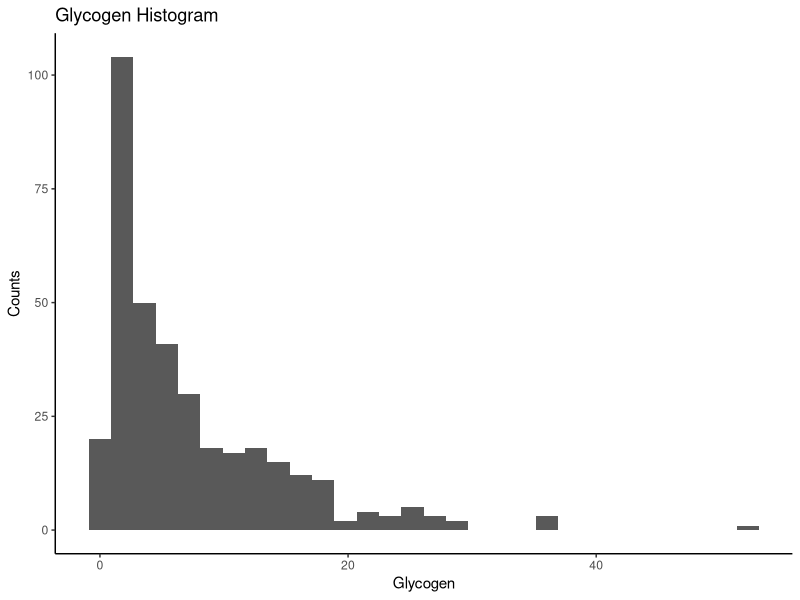
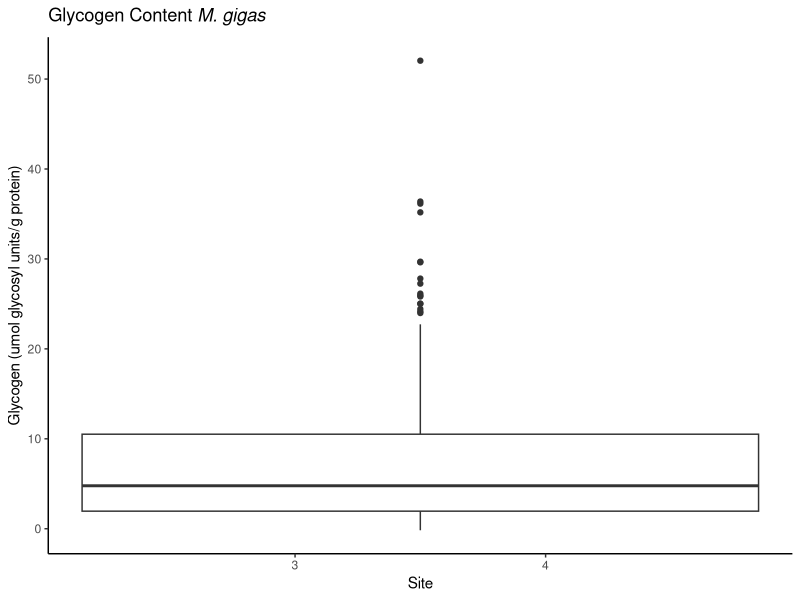
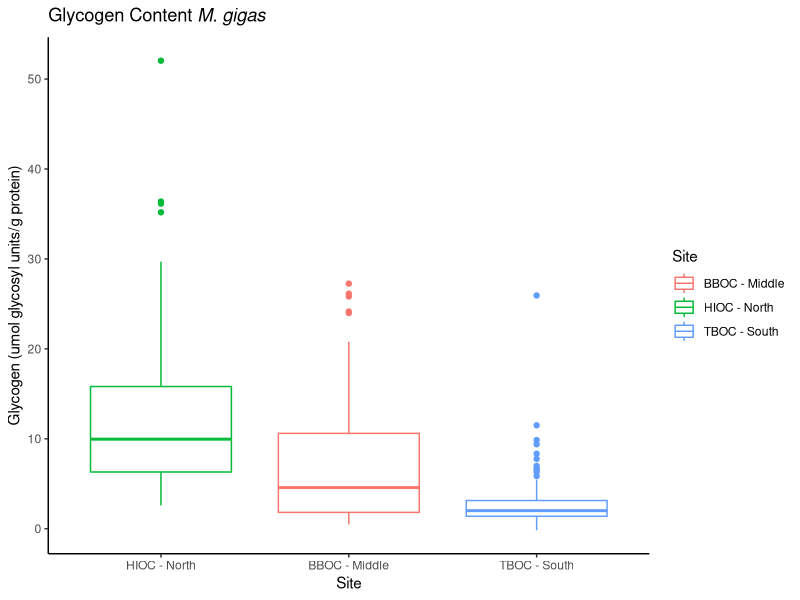
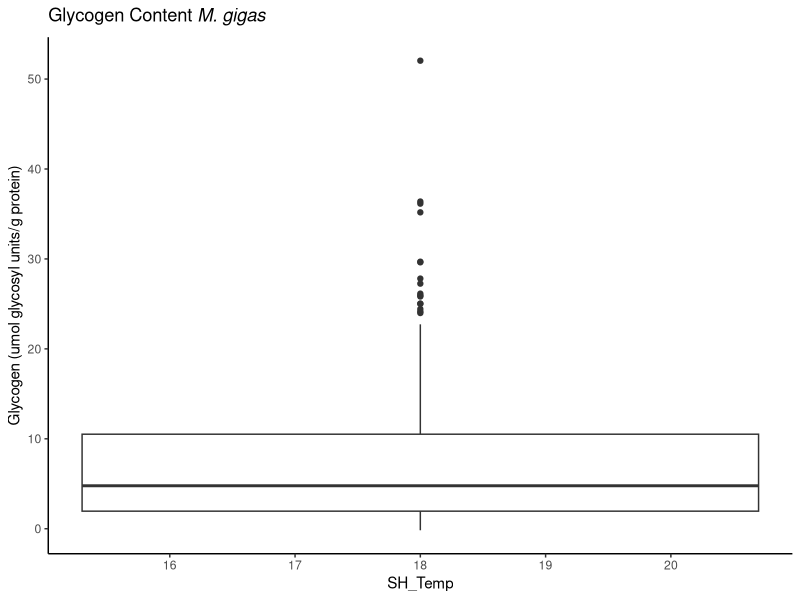
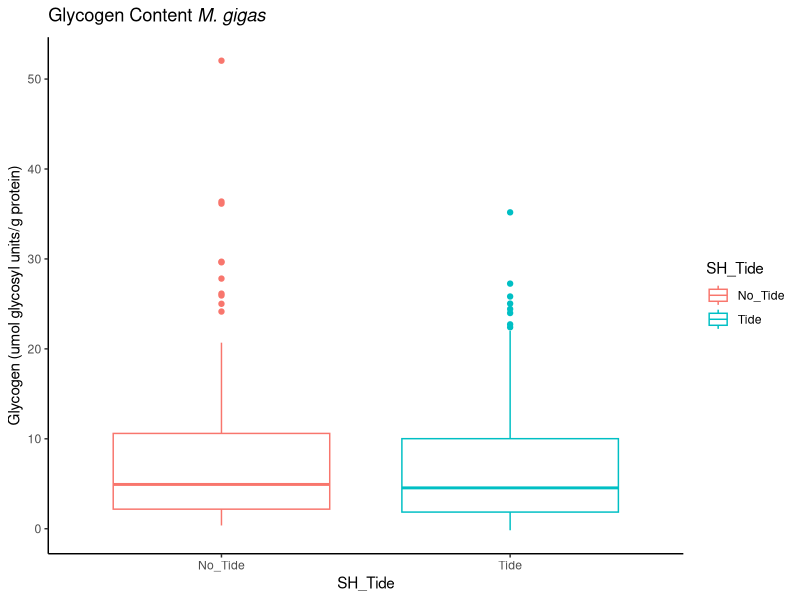
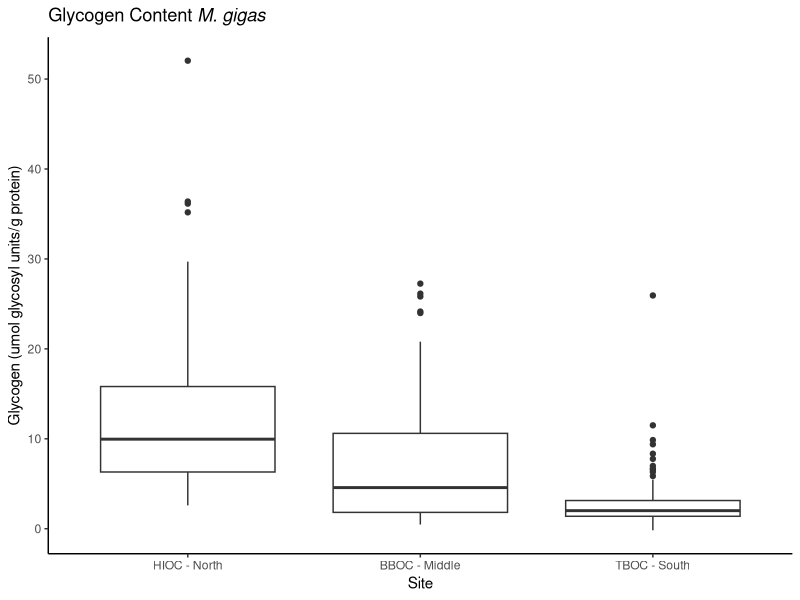
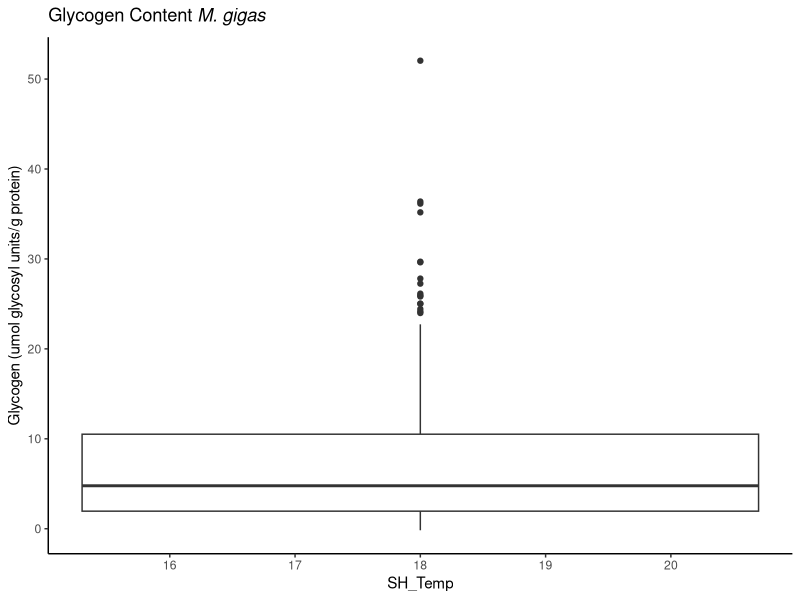
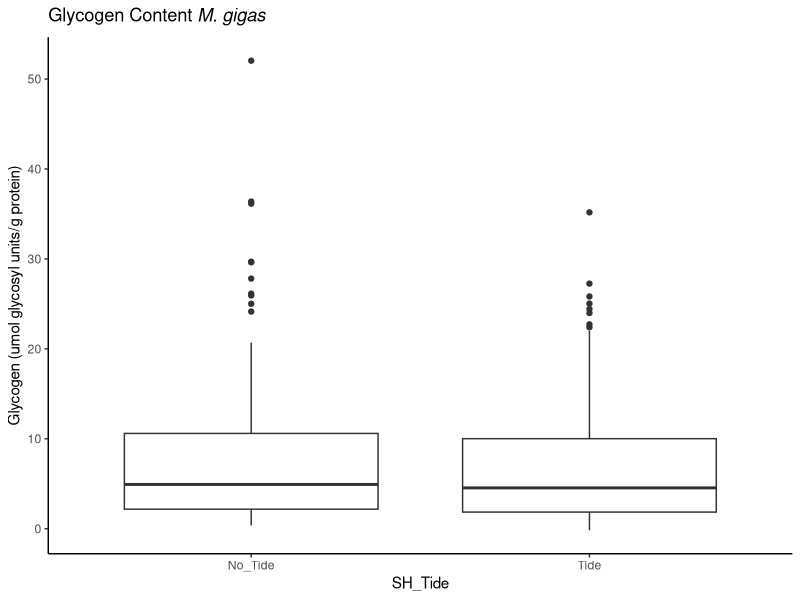

These figures' R source, in order: (Note: this script raises an error after producing the figures.)
########## 2022 Glucose & Glycogen ==============

### load libraries
library(tidyverse)

Gly <- read_csv("data/Glycogen/2022/Glycogen2022.csv")
glimpse(Gly)
summary(Gly)
tail(Gly)
View(Gly)

#### Omit NAs=========

#### now remove NAs from data sheet
colSums(is.na(Gly)) ## Glycogen content: 1

## omit Notes column which is all NAs / info
Gly2 <- Gly %>% 
  filter(!is.na(Glycogen)) # omit the 1 NA in Glycogen
colSums(is.na(Gly2)) ## All NAs under Glycogen


### Change data type
Gly$Sampling <- as.character(Gly$Sampling) ## make Sampling a character
is.character(Gly$Sampling) ## True

Gly$SH_Temp <- as.character(Gly$SH_Temp) ## make Sampling a character
is.character(Gly$SH_Temp) ## True




#histogram of all glycogen
ggplot(Gly2, aes(Glycogen)) +
  geom_histogram() +
  theme_classic() +
  scale_fill_brewer(palette = "RdYlBu", direction = -1) +
  labs(title = "Glycogen Histogram",
       x = "Glycogen",
       y = "Counts")

HighGly <- filter(Gly2, Glycogen > 20)
nrow(HighGly) #23

#### Figures, Mean, SD, SE =====

#### No Grouping ====


AllStats <- Gly2 %>%
  summarize(
    MeanGly = mean(Glycogen),
    SD_Gly = sd(Glycogen),
    SE_Gly = SD_Gly/sqrt(n()))

AllStats

#### By Sampling ====

Sampling.Stats <- Gly2 %>%
  group_by(Sampling) %>% 
  summarize(
    MeanGly = mean(Glycogen),
    SD_Gly = sd(Glycogen),
    SE_Gly = SD_Gly/sqrt(n()))

Sampling.Stats

## plot
Plot.SamplingStats <- ggplot(Gly2, aes(x = Sampling, y = Glycogen, color = Sampling)) +
  geom_boxplot() +
  theme_classic() +
  #scale_fill_manual(values=c("#4575B4", "#FDAE61")) +
  labs(title=expression(paste("Glycogen Content ", italic("M. gigas"))), 
       x = "Site", 
       y = "Glycogen (umol glycosyl units/g protein)")

Plot.SamplingStats

#### By Site ====

Site.Stats <- Gly2 %>%
  group_by(Site) %>% 
  summarize(
    MeanGly = mean(Glycogen),
    SD_Gly = sd(Glycogen),
    SE_Gly = SD_Gly/sqrt(n()))

Site.Stats

## plot

Plot.Site <- ggplot(Gly2, aes(x = factor(Site, c("HIOC - North", "BBOC - Middle", "TBOC - South")), y = Glycogen, color = Site)) +
  geom_boxplot() +
  theme_classic() +
  #scale_fill_manual(values=c("#4575B4", "#FDAE61")) +
  labs(title=expression(paste("Glycogen Content ", italic("M. gigas"))), 
       x = "Site", 
       y = "Glycogen (umol glycosyl units/g protein)")

Plot.Site

#### By SH_Temp ====

SH_Temp.Stats <- Gly2 %>%
  group_by(SH_Temp) %>% 
  summarize(
    MeanGly = mean(Glycogen),
    SD_Gly = sd(Glycogen),
    SE_Gly = SD_Gly/sqrt(n()))

SH_Temp.Stats

## plot

Plot.SH_Temp <- ggplot(Gly2, aes(x = SH_Temp, y = Glycogen, color = SH_Temp)) +
  geom_boxplot() +
  theme_classic() +
  #scale_fill_manual(values=c("#4575B4", "#FDAE61")) +
  labs(title=expression(paste("Glycogen Content ", italic("M. gigas"))), 
       x = "SH_Temp", 
       y = "Glycogen (umol glycosyl units/g protein)")

Plot.SH_Temp


#### By SH_Tide ====

SH_Tide.Stats <- Gly2 %>%
  group_by(SH_Tide) %>% 
  summarize(
    MeanGly = mean(Glycogen),
    SD_Gly = sd(Glycogen),
    SE_Gly = SD_Gly/sqrt(n()))

SH_Tide.Stats

## plot

Plot.SH_Tide <- ggplot(Gly2, aes(x = SH_Tide, y = Glycogen, color = SH_Tide)) +
  geom_boxplot() +
  theme_classic() +
  #scale_fill_manual(values=c("#4575B4", "#FDAE61")) +
  labs(title=expression(paste("Glycogen Content ", italic("M. gigas"))), 
       x = "SH_Tide", 
       y = "Glycogen (umol glycosyl units/g protein)")

Plot.SH_Tide

#### By Sampling, Site ====

Sampling_Site.Stats <- Gly2 %>%
  group_by(Sampling, Site) %>% 
  summarize(
    MeanGly = mean(Glycogen),
    SD_Gly = sd(Glycogen),
    SE_Gly = SD_Gly/sqrt(n()))

Sampling_Site.Stats

## plot

Plot.Sampling_Site <- ggplot(Gly2, aes(x = factor(Site, c("HIOC - North", "BBOC - Middle", "TBOC - South")), y = Glycogen, color = Sampling)) +
  geom_boxplot() +
  theme_classic() +
  #scale_fill_manual(values=c("#4575B4", "#FDAE61")) +
  labs(title=expression(paste("Glycogen Content ", italic("M. gigas"))), 
       x = "Site", 
       y = "Glycogen (umol glycosyl units/g protein)")

Plot.Sampling_Site

#### By Sampling, SH_Temp ====

Sampling_Temp.Stats <- Gly2 %>%
  group_by(Sampling, SH_Temp) %>% 
  summarize(
    MeanGly = mean(Glycogen),
    SD_Gly = sd(Glycogen),
    SE_Gly = SD_Gly/sqrt(n()))

Sampling_Temp.Stats

## plot

Plot.Sampling_Temp <- ggplot(Gly2, aes(x = SH_Temp, y = Glycogen, color = Sampling)) +
  geom_boxplot() +
  theme_classic() +
  #scale_fill_manual(values=c("#4575B4", "#FDAE61")) +
  labs(title=expression(paste("Glycogen Content ", italic("M. gigas"))), 
       x = "SH_Temp", 
       y = "Glycogen (umol glycosyl units/g protein)")

Plot.Sampling_Temp


#### By Sampling, SH_Tide ====

Sampling_Tide.Stats <- Gly2 %>%
  group_by(Sampling, SH_Tide) %>% 
  summarize(
    MeanGly = mean(Glycogen),
    SD_Gly = sd(Glycogen),
    SE_Gly = SD_Gly/sqrt(n()))

Sampling_Tide.Stats

## plot

Plot.Sampling_Tide <- ggplot(Gly2, aes(x = SH_Tide, y = Glycogen, color = Sampling)) +
  geom_boxplot() +
  theme_classic() +
  #scale_fill_manual(values=c("#4575B4", "#FDAE61")) +
  labs(title=expression(paste("Glycogen Content ", italic("M. gigas"))), 
       x = "SH_Tide", 
       y = "Glycogen (umol glycosyl units/g protein)")

Plot.Sampling_Tide

#### By Site, SH_Temp ====

Site_Temp.Stats <- Gly2 %>%
  group_by(Site, SH_Temp) %>% 
  summarize(
    MeanGly = mean(Glycogen),
    SD_Gly = sd(Glycogen),
    SE_Gly = SD_Gly/sqrt(n()))

Site_Tide.Stats

## plot

Plot.Site_Temp <- ggplot(Gly2, aes(x = SH_Temp, y = Glycogen, color = factor(Site, c("HIOC - North", "BBOC - Middle", "TBOC - South")))) +
  geom_boxplot() +
  theme_classic() +
  #scale_fill_manual(values=c("#4575B4", "#FDAE61")) +
  labs(title=expression(paste("Glycogen Content ", italic("M. gigas"))), 
       x = "SH_Temp", 
       y = "Glycogen (umol glycosyl units/g protein)")

Plot.Site_Temp

#### By Site, SH_Tide ====

Site_Tide.Stats <- Gly2 %>%
  group_by(Site, SH_Tide) %>% 
  summarize(
    MeanGly = mean(Glycogen),
    SD_Gly = sd(Glycogen),
    SE_Gly = SD_Gly/sqrt(n()))

Site_Tide.Stats

## plot

Plot.Site_Tide <- ggplot(Gly2, aes(x = SH_Tide, y = Glycogen, color = factor(Site, c("HIOC - North", "BBOC - Middle", "TBOC - South")))) +
  geom_boxplot() +
  theme_classic() +
  #scale_fill_manual(values=c("#4575B4", "#FDAE61")) +
  labs(title=expression(paste("Glycogen Content ", italic("M. gigas"))), 
       x = "SH_Tide", 
       y = "Glycogen (umol glycosyl units/g protein)")

Plot.Site_Tide

#### SH_Temp, SH_Tide ====

Temp_Tide.Stats <- Gly2 %>%
  group_by(SH_Temp, SH_Tide) %>% 
  summarize(
    MeanGly = mean(Glycogen),
    SD_Gly = sd(Glycogen),
    SE_Gly = SD_Gly/sqrt(n()))

Temp_Tide.Stats

## plot

Plot.Temp_Tide <- ggplot(Gly2, aes(x = SH_Temp, y = Glycogen, color = SH_Tide)) +
  geom_boxplot() +
  theme_classic() +
  #scale_fill_manual(values=c("#4575B4", "#FDAE61")) +
  labs(title=expression(paste("Glycogen Content ", italic("M. gigas"))), 
       x = "SH_Temp", 
       y = "Glycogen (umol glycosyl units/g protein)")

Plot.Temp_Tide

#### Sampling, Site, SH_Temp ====

Sampling_Site_Temp.Stats <- Gly2 %>%
  group_by(Sampling, Site, SH_Temp) %>% 
  summarize(
    MeanGly = mean(Glycogen),
    SD_Gly = sd(Glycogen),
    SE_Gly = SD_Gly/sqrt(n()))

Sampling_Site_Temp.Stats

## plot

Plot.Sampling_Site_Temp <- ggplot(Gly2, aes(x = SH_Temp, y = Glycogen, color = factor(Site, c("HIOC - North", "BBOC - Middle", "TBOC - South")))) +
  facet_wrap(~Sampling) +
  geom_boxplot() +
  theme_classic() +
  #scale_fill_manual(values=c("#4575B4", "#FDAE61")) +
  labs(title=expression(paste("Glycogen Content ", italic("M. gigas"))), 
       x = "SH_Temp", 
       y = "Glycogen (umol glycosyl units/g protein)")

Plot.Sampling_Site_Temp

#### Sampling, Site, SH_Tide ====

Sampling_Site_Tide.Stats <- Gly2 %>%
  group_by(Sampling, Site, SH_Tide) %>% 
  summarize(
    MeanGly = mean(Glycogen),
    SD_Gly = sd(Glycogen),
    SE_Gly = SD_Gly/sqrt(n()))

Sampling_Site_Tide.Stats

## plot

Plot.Sampling_Site_Tide <- ggplot(Gly2, aes(x = SH_Tide, y = Glycogen, color = factor(Site, c("HIOC - North", "BBOC - Middle", "TBOC - South")))) +
  facet_wrap(~Sampling) +
  geom_boxplot() +
  theme_classic() +
  #scale_fill_manual(values=c("#4575B4", "#FDAE61")) +
  labs(title=expression(paste("Glycogen Content ", italic("M. gigas"))), 
       x = "SH_Tide", 
       y = "Glycogen (umol glycosyl units/g protein)")

Plot.Sampling_Site_Tide

#### Sampling, SH_Temp, SH_Tide ====

Sampling_Temp_Tide.Stats <- Gly2 %>%
  group_by(Sampling, SH_Temp, SH_Tide) %>% 
  summarize(
    MeanGly = mean(Glycogen),
    SD_Gly = sd(Glycogen),
    SE_Gly = SD_Gly/sqrt(n()))

Sampling_Temp_Tide.Stats

## plot

Plot.Sampling_Temp_Tide <- ggplot(Gly2, aes(x = SH_Temp, y = Glycogen, color = Sampling)) +
  facet_wrap(~SH_Tide) +
  geom_boxplot() +
  theme_classic() +
  #scale_fill_manual(values=c("#4575B4", "#FDAE61")) +
  labs(title=expression(paste("Glycogen Content ", italic("M. gigas"))), 
       x = "SH_Temp", 
       y = "Glycogen (umol glycosyl units/g protein)")

Plot.Sampling_Temp_Tide

#### Site, SH_Temp, SH_Tide ====

Site_Temp_Tide.Stats <- Gly2 %>%
  group_by(Site, SH_Temp, SH_Tide) %>% 
  summarize(
    MeanGly = mean(Glycogen),
    SD_Gly = sd(Glycogen),
    SE_Gly = SD_Gly/sqrt(n()))

Site_Temp_Tide.Stats

## plot

Plot.Site_Temp_Tide <- ggplot(Gly2, aes(x = SH_Temp, y = Glycogen, color = factor(Site, c("HIOC - North", "BBOC - Middle", "TBOC - South")))) +
  facet_wrap(~SH_Tide) +
  geom_boxplot() +
  theme_classic() +
  #scale_fill_manual(values=c("#4575B4", "#FDAE61")) +
  labs(title=expression(paste("Glycogen Content ", italic("M. gigas"))), 
       x = "SH_Temp", 
       y = "Glycogen (umol glycosyl units/g protein)")

Plot.Site_Temp_Tide



#### All Grouping: Sampling, Site, SH_Temp, SH_Tide ====

Stats_Samp_Site_Temp_Tide <- Gly2 %>%
  group_by(Sampling, Site, SH_Temp, SH_Tide) %>% 
  summarize(
    MeanGly = mean(Glycogen),
    SD_Gly = sd(Glycogen),
    SE_Gly = SD_Gly/sqrt(n()))

Stats_Samp_Site_Temp_Tide

## All Stats Plot

Plot.AllStats <- ggplot(Gly2, aes(x = factor(Site, c("HIOC - North", "BBOC - Middle", "TBOC - South")), y = Glycogen, color = Sampling)) +
  geom_boxplot() +
  facet_grid(SH_Temp ~ SH_Tide) +
  theme_classic() +
  #scale_fill_manual(values=c("#4575B4", "#FDAE61")) +
  labs(title=expression(paste("Glycogen Content ", italic("M. gigas"))), 
       x = "Site", 
       y = "Glycogen (umol glycosyl units/g protein)")

Plot.AllStats
